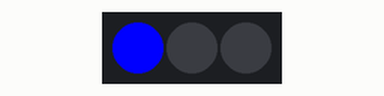
Recording of a sketch running on a simulated Arduino Uno, built with avr-gcc and run on an emulated ATmega328P. Parts: 3 RGB LEDs in strip order, left to right. Colours are those a GRB WS2812 strip shows for the declared byte order.

Above: at 0.2 s.
At 1.2 s:
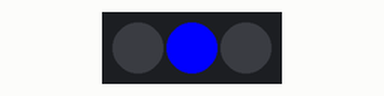
At 2.2 s:
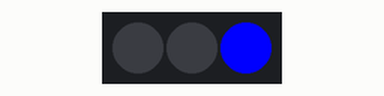
At 5.7 s:
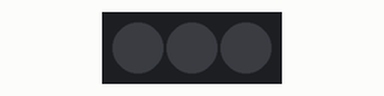
Timing chart, 0 to 6.9 s (numbered marks = the images above):
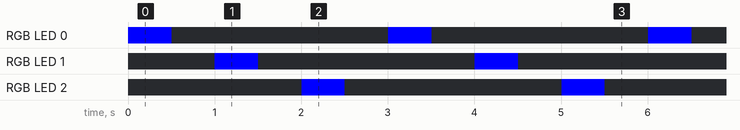

The sketch:

ws2812_blink.ino
```cpp
#include "FastLED.h"

// How many leds in your strip?
#define NUM_LEDS 3

// For led chips like Neopixels, which have a data line, ground, and power, you just
// need to define DATA_PIN.  For led chipsets that are SPI based (four wires - data, clock,
// ground, and power), like the LPD8806 define both DATA_PIN and CLOCK_PIN
#define DATA_PIN 12 // D1
#define CLOCK_PIN 13

// Define the array of leds
CRGB leds[NUM_LEDS];

void setup() {
      // Uncomment/edit one of the following lines for your leds arrangement.
      // FastLED.addLeds<TM1803, DATA_PIN, RGB>(leds, NUM_LEDS);
      // FastLED.addLeds<TM1804, DATA_PIN, RGB>(leds, NUM_LEDS);
      // FastLED.addLeds<TM1809, DATA_PIN, RGB>(leds, NUM_LEDS);
      // FastLED.addLeds<WS2811, DATA_PIN, RGB>(leds, NUM_LEDS);
       FastLED.addLeds<WS2812, DATA_PIN, RGB>(leds, NUM_LEDS);
      // FastLED.addLeds<WS2812B, DATA_PIN, RGB>(leds, NUM_LEDS);
      //FastLED.addLeds<NEOPIXEL, DATA_PIN>(leds, NUM_LEDS);
      // FastLED.addLeds<APA104, DATA_PIN, RGB>(leds, NUM_LEDS);
      // FastLED.addLeds<UCS1903, DATA_PIN, RGB>(leds, NUM_LEDS);
      // FastLED.addLeds<UCS1903B, DATA_PIN, RGB>(leds, NUM_LEDS);
      // FastLED.addLeds<GW6205, DATA_PIN, RGB>(leds, NUM_LEDS);
      // FastLED.addLeds<GW6205_400, DATA_PIN, RGB>(leds, NUM_LEDS);

      // FastLED.addLeds<WS2801, RGB>(leds, NUM_LEDS);
      // FastLED.addLeds<SM16716, RGB>(leds, NUM_LEDS);
      // FastLED.addLeds<LPD8806, RGB>(leds, NUM_LEDS);
      // FastLED.addLeds<P9813, RGB>(leds, NUM_LEDS);
      // FastLED.addLeds<APA102, RGB>(leds, NUM_LEDS);
      // FastLED.addLeds<DOTSTAR, RGB>(leds, NUM_LEDS);

      // FastLED.addLeds<WS2801, DATA_PIN, CLOCK_PIN, RGB>(leds, NUM_LEDS);
      // FastLED.addLeds<SM16716, DATA_PIN, CLOCK_PIN, RGB>(leds, NUM_LEDS);
      // FastLED.addLeds<LPD8806, DATA_PIN, CLOCK_PIN, RGB>(leds, NUM_LEDS);
      // FastLED.addLeds<P9813, DATA_PIN, CLOCK_PIN, RGB>(leds, NUM_LEDS);
      // FastLED.addLeds<APA102, DATA_PIN, CLOCK_PIN, RGB>(leds, NUM_LEDS);
      // FastLED.addLeds<DOTSTAR, DATA_PIN, CLOCK_PIN, RGB>(leds, NUM_LEDS);
}

void loop() {
  // Turn the LED on, then pause
  int i;
  for (i=0;i<NUM_LEDS;i++){
    leds[i] = CRGB::Blue;
    FastLED.show();
    delay(500);
    leds[i] = CRGB::Black;
    FastLED.show();
    delay(500);
  }
}
```

Measured:
- by itself, RGB LED 0–2: alternates RGB(0, 0, 255) for 0.50 s and off for 2.5 s
- by itself, everything shown: repeats every 3.0 s, in 6 steps
